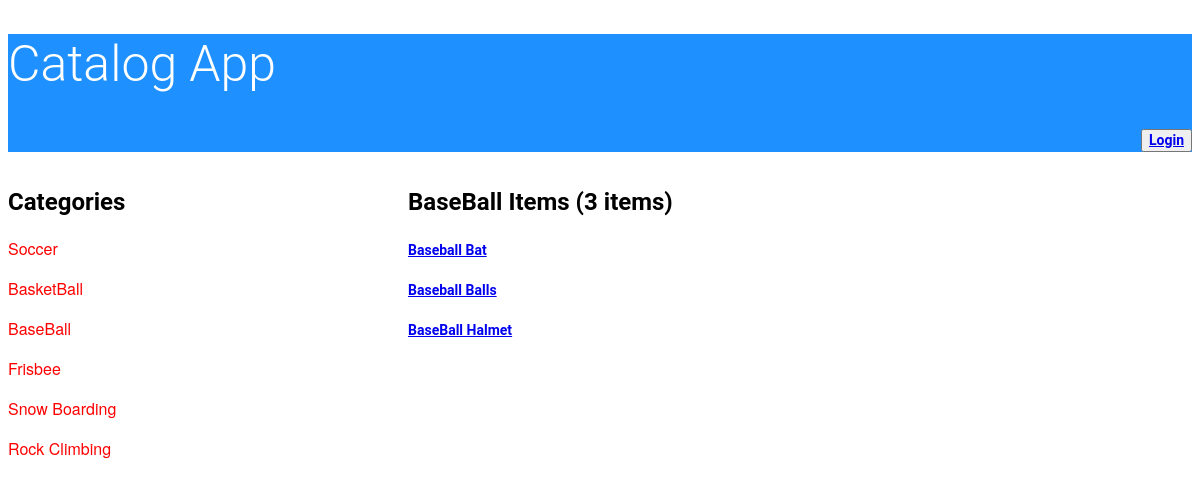
The app's page /catalog/BaseBall/items with its own data.
### database_setup.py (models this page shows, shortened)
class Category(Base):
    __tablename__ = 'category'
    id = Column(Integer, primary_key=True)
    name = Column(String(250), nullable=False)

class Items(Base):
    __tablename__ = 'items'
    title = Column(String(80), nullable = False)
    id = Column(Integer, primary_key = True)
    description = Column(String(250))
    category_id = Column(Integer,ForeignKey('category.id'))
    category = relationship(Category)
    user_id = Column(Integer,ForeignKey('user.id'))
    user = relationship(User)

### application.py (the view)
@app.route('/<string:name>/items')
@app.route('/catalog/<string:name>/items')
def showCategoryitems(name):
    categoryitems=session.query(Category).all()
    category=session.query(Category).filter(name==Category.name).one()
    showitemCount=session.query(Items.id).join(Category).filter(name==Category.name).count()
    showListcategoryitems=session.query(Items.title,Category.name).join(Category).filter(name==Category.name)
    print(showListcategoryitems)
    print(showitemCount)
    return render_template('category.html',showitemCount=showitemCount,categoryitems=categoryitems,category=category, showListcategoryitems=showListcategoryitems)

### templates/category.html
<!DOCTYPE html>
<html>
<head>
  <link rel=stylesheet type=text/css href="{{ url_for('static', filename='styles.css') }}">
</head>
<body>
<header>
 <h1>Catalog App</h1>
 <p align="right">
 <button class="login-button" type="button" class="btn btn-primary btn-lg">
		<a href={{url_for('showLogin')}}>Login</a>
            </button>
</p>
</header>
<div id = "wrap">
<div class ="left">
<h2>Categories</h2>
{% for i in categoryitems %}
<div>
  <p> {{i.name}}</p>
</div>
{% endfor %}
</div>
<div class = "right">
<h2>{{category.name}} Items ({{showitemCount}} items)</h2>
	{% for i in showListcategoryitems %}
<div>
  <p> <a href={{url_for('showitemdescrpition',name=i.name,title = i.title )}}>{{i.title}}</a></p>
</div>
{% endfor %}
</div>
</body>
</html>

### static/styles.css (style rules this page uses)
* { font-family: "Helvetica Neue Bold", Roboto, Helvetica, Arial, sans-serif; font-weight: 700; }
#wrap { width:1100px; }
.left { width:300px; background-color:white; float:left; }
.right { width:700px; background-color:white; float:right; }
header { background-color:DodgerBlue; }
h1 { font-family: "Helvetica Neue Light", Roboto, Helvetica, Arial, sans-serif; font-size: 50px; color: white; line-height: 60px; font-weight: 300; }
h2 { font-size: 24px; color: black; line-height: 29px; }
p { font-family: "Helvetica Neue", Roboto, Helvetica, Arial, sans-serif; font-size: 16px; color:red; line-height: 24px; font-weight: 400; }
a { font-size: 14px; line-height: 17px; }

### records on screen
Category: name "Soccer"
Category: name "BasketBall"
Category: name "BaseBall"
Category: name "Frisbee"
Category: name "Snow Boarding"
Category: name "Rock Climbing"
Items: title "Baseball Bat"
Items: title "Baseball Balls"
Items: title "BaseBall Halmet"

### other values on screen
{{ showitemCount }} "3"
